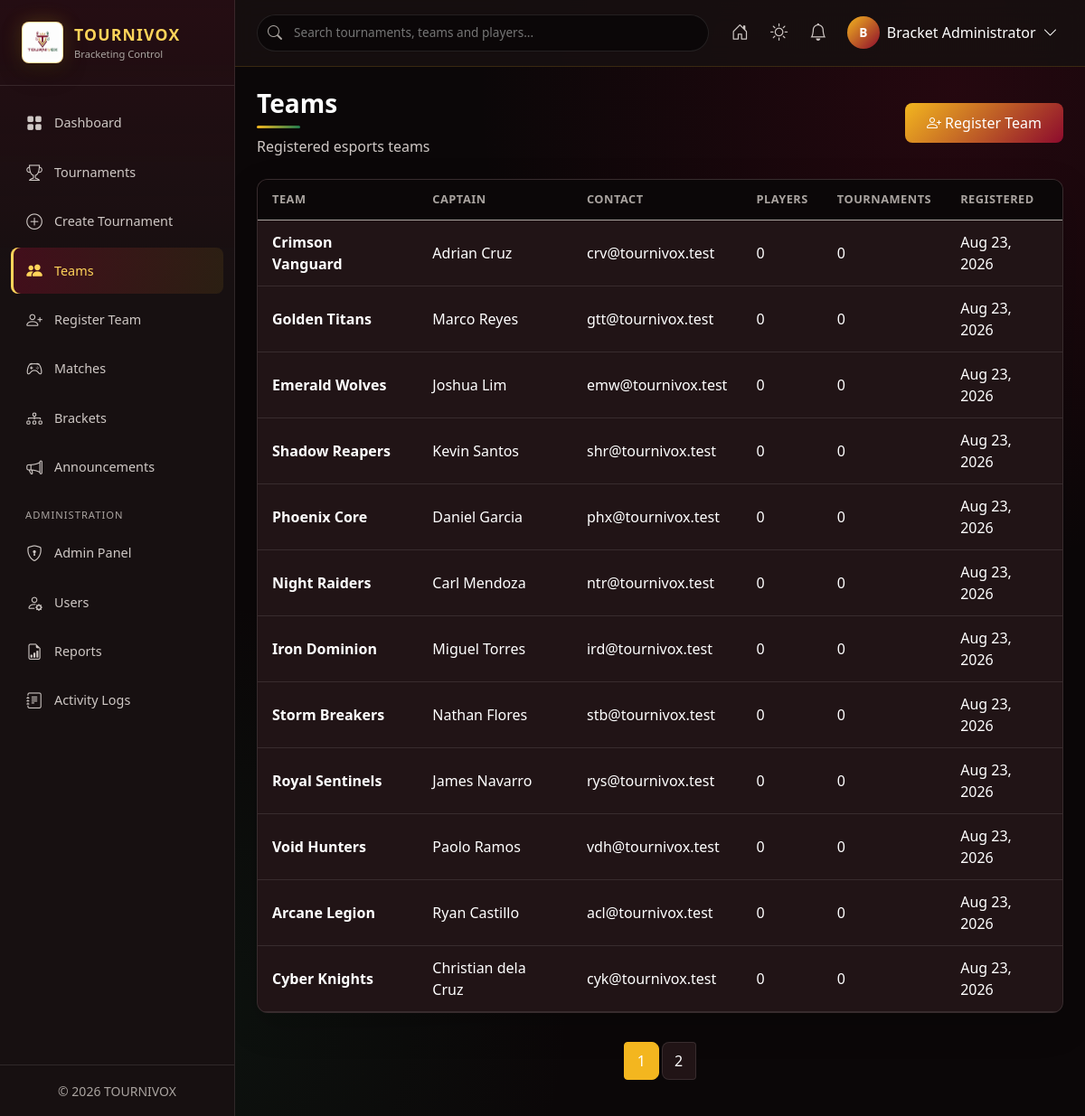
Page /bracketing/teams/index.php (signed in) on the committed database.
### tables this page shows
CREATE TABLE IF NOT EXISTS users (
    user_id INT UNSIGNED AUTO_INCREMENT PRIMARY KEY,
    first_name VARCHAR(75) NOT NULL,
    last_name VARCHAR(75) NOT NULL,
    username VARCHAR(50) NOT NULL UNIQUE,
    email VARCHAR(150) NOT NULL UNIQUE,
    password VARCHAR(255) NOT NULL,
    role ENUM(
        'team_captain',
        'staff',
        'broadcast_operator',
        'bracket_admin',
        'organizer',
        'admin'
    ) NOT NULL DEFAULT 'team_captain',
    status ENUM('active','inactive') NOT NULL DEFAULT 'active',
    avatar VARCHAR(255) DEFAULT NULL,
    remember_token VARCHAR(255) DEFAULT NULL,
    reset_token VARCHAR(255) DEFAULT NULL,
    reset_expires DATETIME DEFAULT NULL,
    theme ENUM('dark','light') NOT NULL DEFAULT 'dark',
    created_at TIMESTAMP NOT NULL DEFAULT CURRENT_TIMESTAMP,
    updated_at TIMESTAMP NOT NULL DEFAULT CURRENT_TIMESTAMP ON UPDATE CURRENT_TIMESTAMP,
    INDEX idx_users_role (role),
    INDEX idx_users_status (status)
);

CREATE TABLE teams (
    id INT UNSIGNED AUTO_INCREMENT PRIMARY KEY,
    name VARCHAR(100) NOT NULL,
    tag VARCHAR(15) DEFAULT NULL,
    logo VARCHAR(255) DEFAULT NULL,
    banner VARCHAR(255) DEFAULT NULL,
    captain_name VARCHAR(100) NOT NULL,
    captain_contact VARCHAR(150) NOT NULL,
    coach VARCHAR(100) DEFAULT NULL,
    captain_user_id INT UNSIGNED DEFAULT NULL,
    created_by INT UNSIGNED DEFAULT NULL,
    created_at TIMESTAMP NOT NULL DEFAULT CURRENT_TIMESTAMP,
    updated_at TIMESTAMP NOT NULL DEFAULT CURRENT_TIMESTAMP ON UPDATE CURRENT_TIMESTAMP,
    INDEX idx_team_name (name),
    INDEX idx_team_captain_user (captain_user_id),
    CONSTRAINT fk_teams_captain_user FOREIGN KEY (captain_user_id)
        REFERENCES users(user_id) ON DELETE SET NULL,
    CONSTRAINT fk_teams_created_by FOREIGN KEY (created_by)
        REFERENCES users(user_id) ON DELETE SET NULL
);

### bracketing/includes/auth.php (called while the page is built, shortened)
<?php
require_once __DIR__ . '/functions.php';
class Auth {
    public static function check(): bool {
        return isset($_SESSION['user_id']);
    }
    public static function user(): ?array {
        $user = Database::fetch(
            "SELECT *, CONCAT(first_name, ' ', last_name) AS full_name,
                    CASE WHEN status = 'active' THEN 1 ELSE 0 END AS is_active
             FROM users WHERE user_id = ? LIMIT 1",
            [(int)$_SESSION['user_id']]
        );
        return $user;
    }
    public static function role(): ?string {
        return $_SESSION['role'] ?? null;
    }
    public static function isAdmin(): bool {
        return in_array(self::role(), ['bracket_admin', 'admin'], true);
    }
    public static function isOrganizer(): bool {
        return in_array(self::role(), ['bracket_admin', 'admin', 'organizer'], true);
    }
    public static function isCaptain(): bool {
        return self::role() === 'team_captain';
    }
}

### bracketing/includes/db.php (called while the page is built, shortened)
<?php
class Database {
    private static ?PDO $instance = null;
    public static function getInstance(): PDO {
        if (self::$instance === null) {
            $dsn = 'mysql:host=' . DB_HOST . ';dbname=' . DB_NAME . ';charset=' . DB_CHARSET;
            $options = [
                PDO::ATTR_ERRMODE => PDO::ERRMODE_EXCEPTION,
                PDO::ATTR_DEFAULT_FETCH_MODE => PDO::FETCH_ASSOC,
                PDO::ATTR_EMULATE_PREPARES => false,
            ];
            try {
                self::$instance = new PDO($dsn, DB_USER, DB_PASS, $options);
            } catch (PDOException $e) {
                http_response_code(500);
                die('TOURNIVOX database connection failed. Check XAMPP MySQL and includes/config.php.');
            }
        }
        return self::$instance;
    }
    public static function query(string $sql, array $params = []): PDOStatement {
        $stmt = self::getInstance()->prepare($sql);
        $stmt->execute($params);
        return $stmt;
    }
    public static function fetch(string $sql, array $params = []): ?array {
        return self::query($sql, $params)->fetch() ?: null;
    }
    public static function fetchAll(string $sql, array $params = []): array {
        return self::query($sql, $params)->fetchAll();
    }
    public static function count(string $table, string $where = '1=1', array $params = []): int {
        $table = trim($table);
        if (!preg_match('/^([A-Za-z0-9_]+)(?:\s+(?:AS\s+)?([A-Za-z0-9_]+))?$/i', $table, $matches)) {
            throw new InvalidArgumentException('Invalid table expression.');
        }
        $tableSql = '`' . $matches[1] . '`';
        $row = self::fetch("SELECT COUNT(*) AS cnt FROM {$tableSql} WHERE {$where}", $params);
        return (int)($row['cnt'] ?? 0);
    }
}

### bracketing/teams/index.php (the view, shortened to what this page needs)
<?php
require_once __DIR__ . '/../includes/auth.php';
$page = max(1, (int)($_GET['page'] ?? 1));
$countVisibility = Auth::isOrganizer() ? '1=1' : "(EXISTS (SELECT 1 FROM registrations rv WHERE rv.team_id = teams.id AND rv.status = 'approved') OR captain_user_id = " . (int)Auth::id() . ')';
$queryVisibility = Auth::isOrganizer() ? '1=1' : "(EXISTS (SELECT 1 FROM registrations rv WHERE rv.team_id = t.id AND rv.status = 'approved') OR t.captain_user_id = " . (int)Auth::id() . ')';
$total = Database::count('teams', $countVisibility);
$pagination = paginate($total, $page);
$teams = Database::fetchAll(
    "SELECT t.*, (SELECT COUNT(*) FROM players WHERE team_id = t.id) as player_count,
     (SELECT COUNT(*) FROM registrations WHERE team_id = t.id AND status = 'approved') as tournament_count
     FROM teams t WHERE {$queryVisibility} ORDER BY t.created_at DESC
     LIMIT {$pagination['per_page']} OFFSET {$pagination['offset']}"
);
require_once __DIR__ . '/../includes/header.php';
?>
<div class="page-header">
    <div><h1>Teams</h1><p>Registered esports teams</p></div>
    <?php if (in_array(Auth::role(), ['bracket_admin','admin','organizer','team_captain'], true)): ?><a href="register.php" class="btn btn-primary"><i class="bi bi-person-plus"></i> Register Team</a><?php endif; ?>
</div>
<?php if (empty($teams)): ?>
<div class="empty-state"><i class="bi bi-people"></i><p>No teams registered yet</p></div>
<?php else: ?>
<div class="table-responsive card">
    <table class="table mb-0">
        <thead><tr><th>Team</th><th>Captain</th><th>Contact</th><th>Players</th><th>Tournaments</th><th>Registered</th></tr></thead>
        <tbody>
        <?php foreach ($teams as $t): ?>
        <tr style="cursor:pointer" onclick="location='view.php?id=<?= $t['id'] ?>'">
            <td><strong><?= sanitize($t['name']) ?></strong></td>
            <td><?= sanitize($t['captain_name']) ?></td>
            <td><?= sanitize($t['captain_contact']) ?></td>
            <td><?= $t['player_count'] ?></td>
            <td><?= $t['tournament_count'] ?></td>
            <td><?= formatDate($t['created_at']) ?></td>
        </tr>
        <?php endforeach; ?>
        </tbody>
    </table>
</div>
<?= paginationHTML($pagination, 'index.php?') ?>
<?php endif; ?>
<?php require_once __DIR__ . '/../includes/footer.php'; ?>

### bracketing/includes/header.php (shortened to what this page needs)
<?php
require_once __DIR__ . '/auth.php';
$currentUser = Auth::check() ? Auth::user() : null;
$theme = $currentUser['theme'] ?? $_SESSION['theme'] ?? 'dark';
?>
<!DOCTYPE html>
<html lang="en" data-theme="<?= sanitize($theme) ?>">
<head>
    <link href="<?= APP_URL ?>/assets/vendor/bootstrap.min.css" rel="stylesheet">
    <link href="https://cdn.jsdelivr.net/npm/bootstrap-icons@1.11.3/font/bootstrap-icons.min.css" rel="stylesheet">
    <link href="<?= APP_URL ?>/assets/css/style.css" rel="stylesheet">
</head>
<body>
<?php if (Auth::check() && $currentUser): ?>
<div class="app-wrapper">
    <?php include __DIR__ . '/sidebar.php'; ?>
    <div class="main-content">
        <header class="top-bar">
            <div class="search-box">
                <i class="bi bi-search"></i>
                <input type="text" id="globalSearch" placeholder="Search tournaments, teams and players..." autocomplete="off">
            </div>
            <div class="top-bar-actions">
                <a class="btn-icon" href="<?= SITE_URL ?>/index.php" title="TOURNIVOX Home"><i class="bi bi-house-door"></i></a>
                <button class="btn-icon" id="themeToggle" title="Toggle theme"><i class="bi bi-<?= $theme === 'dark' ? 'sun' : 'moon' ?>"></i></button>
                <div class="notification-dropdown">
                    <button class="btn-icon" id="notifToggle"><i class="bi bi-bell"></i><span class="notif-badge" id="notifCount" style="display:none">0</span></button>
                </div>
                <div class="user-dropdown">
                    <button class="user-btn" id="userToggle">
                        <div class="user-avatar" style="overflow:hidden"><?php if(!empty($currentUser['avatar'])):?><img src="<?= UPLOAD_URL ?>/<?= sanitize($currentUser['avatar']) ?>" style="width:100%;height:100%;object-fit:cover" alt=""><?php else:?><?= strtoupper(substr($currentUser['first_name'] ?? 'T',0,1)) ?><?php endif;?></div>
                        <span class="d-none d-md-inline"><?= sanitize($currentUser['full_name']) ?></span><i class="bi bi-chevron-down"></i>
                    </button>
                </div>
            </div>
        </header>
        <main class="page-content">
<?php else: ?>
<div class="auth-wrapper">
<?php endif; ?>

### bracketing/includes/sidebar.php (shortened to what this page needs)
<?php
$currentPage = basename($_SERVER['PHP_SELF'], '.php');
$currentDir = basename(dirname($_SERVER['PHP_SELF']));
?>
<aside class="sidebar" id="sidebar">
    <a href="<?= APP_URL ?>/index.php" class="sidebar-brand text-decoration-none">
        <div class="brand-icon"><img src="<?= SITE_URL ?>/assets/images/tournivox-logo.png" alt="TOURNIVOX"></div>
        <div class="brand-text"><span class="brand-name">TOURNIVOX</span><span class="brand-sub">Bracketing Control</span></div>
    </a>
    <nav class="sidebar-nav">
        <a href="<?= APP_URL ?>/index.php" class="nav-item <?= $currentPage === 'index' && $currentDir === 'bracketing' ? 'active' : '' ?>"><i class="bi bi-grid-fill"></i><span>Dashboard</span></a>
        <a href="<?= APP_URL ?>/tournaments/index.php" class="nav-item <?= $currentDir === 'tournaments' ? 'active' : '' ?>"><i class="bi bi-trophy"></i><span>Tournaments</span></a>
        <?php if (Auth::isOrganizer()): ?><a href="<?= APP_URL ?>/tournaments/create.php" class="nav-item"><i class="bi bi-plus-circle"></i><span>Create Tournament</span></a><?php endif; ?>
        <a href="<?= APP_URL ?>/teams/index.php" class="nav-item <?= $currentDir === 'teams' ? 'active' : '' ?>"><i class="bi bi-people-fill"></i><span>Teams</span></a>
        <?php if (Auth::isCaptain() || Auth::isOrganizer()): ?><a href="<?= APP_URL ?>/teams/register.php" class="nav-item"><i class="bi bi-person-plus"></i><span>Register Team</span></a><?php endif; ?>
        <a href="<?= APP_URL ?>/matches/index.php" class="nav-item <?= $currentDir === 'matches' ? 'active' : '' ?>"><i class="bi bi-controller"></i><span>Matches</span></a>
        <a href="<?= APP_URL ?>/brackets/view.php" class="nav-item <?= $currentDir === 'brackets' && $currentPage === 'view' ? 'active' : '' ?>"><i class="bi bi-diagram-3"></i><span>Brackets</span></a>
        <?php if (Auth::isOrganizer()): ?><a href="<?= APP_URL ?>/admin/announcements.php" class="nav-item <?= $currentPage === 'announcements' ? 'active' : '' ?>"><i class="bi bi-megaphone"></i><span>Announcements</span></a><?php endif; ?>
        <?php if (Auth::isAdmin()): ?>
        <div class="nav-divider">Administration</div>
        <a href="<?= APP_URL ?>/admin/index.php" class="nav-item <?= $currentDir === 'admin' && $currentPage === 'index' ? 'active' : '' ?>"><i class="bi bi-shield-lock"></i><span>Admin Panel</span></a>
        <a href="<?= APP_URL ?>/admin/users.php" class="nav-item <?= $currentPage === 'users' ? 'active' : '' ?>"><i class="bi bi-person-gear"></i><span>Users</span></a>
        <a href="<?= APP_URL ?>/admin/reports.php" class="nav-item <?= $currentPage === 'reports' ? 'active' : '' ?>"><i class="bi bi-file-earmark-bar-graph"></i><span>Reports</span></a>
        <a href="<?= APP_URL ?>/admin/logs.php" class="nav-item <?= $currentPage === 'logs' ? 'active' : '' ?>"><i class="bi bi-journal-text"></i><span>Activity Logs</span></a>
        <?php endif; ?>
    </nav>
    <div class="sidebar-footer"><small>&copy; <?= date('Y') ?> TOURNIVOX</small></div>
</aside>

### bracketing/includes/functions.php (shortened to what this page needs)
<?php
require_once __DIR__ . '/db.php';
function sanitize(string $input): string {
    return htmlspecialchars(trim($input), ENT_QUOTES, 'UTF-8');
}
function paginate(int $total, int $page, int $perPage = ITEMS_PER_PAGE): array {
    $totalPages = max(1, ceil($total / $perPage));
    $page = max(1, min($page, $totalPages));
    $offset = ($page - 1) * $perPage;
    return [
        'total' => $total,
        'per_page' => $perPage,
        'current_page' => $page,
        'total_pages' => $totalPages,
        'offset' => $offset,
    ];
}
function paginationHTML(array $pagination, string $baseUrl): string {
    $html = '<nav class="pagination-nav"><ul class="pagination">';
    for ($i = 1; $i <= $pagination['total_pages']; $i++) {
        $active = $i === $pagination['current_page'] ? ' active' : '';
        $html .= "<li class=\"page-item{$active}\"><a class=\"page-link\" href=\"{$baseUrl}&page={$i}\">{$i}</a></li>";
    }
    $html .= '</ul></nav>';
    return $html;
}
function formatDate(?string $date, string $format = 'M d, Y'): string {
    return date($format, strtotime($date));
}

### bracketing/includes/footer.php (shortened to what this page needs)
<?php if (Auth::check()): ?>
            </main>
        </div>
    </div>
<?php else: ?>
    </div>
<?php endif; ?>
</body>
</html>

### rows in the picture
users: first_name "B"
teams: name "Crimson Vanguard", captain_name "Adrian Cruz", captain_contact "crv@tournivox.test", player_count "0", tournament_count "0", created_at "Aug 23, 2026"
teams: name "Golden Titans", captain_name "Marco Reyes", captain_contact "gtt@tournivox.test", player_count "0", tournament_count "0", created_at "Aug 23, 2026"
teams: name "Emerald Wolves", captain_name "Joshua Lim", captain_contact "emw@tournivox.test", player_count "0", tournament_count "0", created_at "Aug 23, 2026"
teams: name "Shadow Reapers", captain_name "Kevin Santos", captain_contact "shr@tournivox.test", player_count "0", tournament_count "0", created_at "Aug 23, 2026"
teams: name "Phoenix Core", captain_name "Daniel Garcia", captain_contact "phx@tournivox.test", player_count "0", tournament_count "0", created_at "Aug 23, 2026"
teams: name "Night Raiders", captain_name "Carl Mendoza", captain_contact "ntr@tournivox.test", player_count "0", tournament_count "0", created_at "Aug 23, 2026"
teams: name "Iron Dominion", captain_name "Miguel Torres", captain_contact "ird@tournivox.test", player_count "0", tournament_count "0", created_at "Aug 23, 2026"
teams: name "Storm Breakers", captain_name "Nathan Flores", captain_contact "stb@tournivox.test", player_count "0", tournament_count "0", created_at "Aug 23, 2026"
teams: name "Royal Sentinels", captain_name "James Navarro", captain_contact "rys@tournivox.test", player_count "0", tournament_count "0", created_at "Aug 23, 2026"
teams: name "Void Hunters", captain_name "Paolo Ramos", captain_contact "vdh@tournivox.test", player_count "0", tournament_count "0", created_at "Aug 23, 2026"
teams: name "Arcane Legion", captain_name "Ryan Castillo", captain_contact "acl@tournivox.test", player_count "0", tournament_count "0", created_at "Aug 23, 2026"
teams: name "Cyber Knights", captain_name "Christian dela Cruz", captain_contact "cyk@tournivox.test", player_count "0", tournament_count "0", created_at "Aug 23, 2026"

### other values in the picture
$currentUser['full_name'] "Bracket Administrator"
